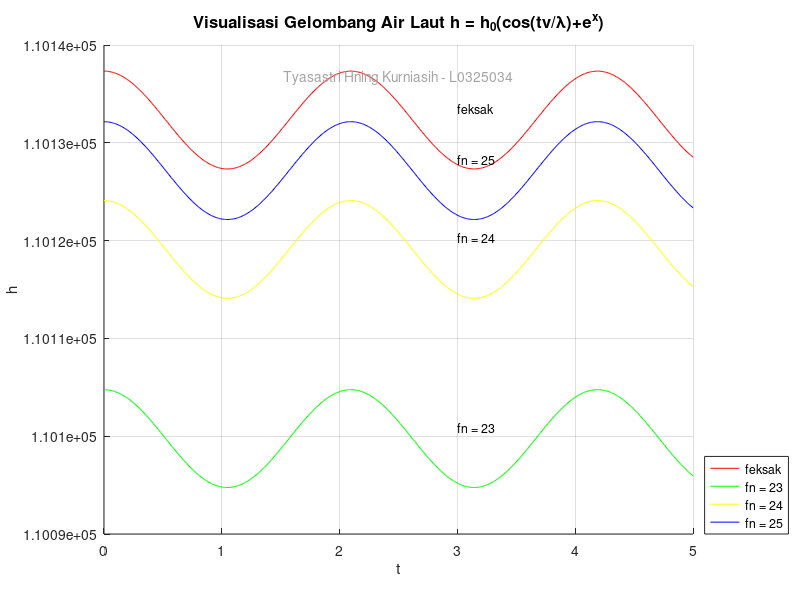

Reproduce this figure in MATLAB.

% pengerjaan kasus 1 responsi 1
% Tyasastri Hning Kurniasih L0325034

function Kasus1()
  t = linspace(0, 5, 500);
  x = 3 * t;
  eksak = hitungNilaiEksak(t);           % hitung nilai
  hasil_n23 = hitungPendekatan(x, 23);
  hasil_n24 = hitungPendekatan(x, 24);
  hasil_n25 = hitungPendekatan(x, 25);
  tampilkanHasil(eksak, hasil_n23, hasil_n24, hasil_n25);

  figure;
  hold on;
  plot(t, eksak, 'r');
  plot(t, hasil_n23, 'g');
  plot(t, hasil_n24, 'y');
  plot(t, hasil_n25, 'b');
  aturGrafik(eksak, hasil_n23, hasil_n24, hasil_n25);
  hold off;
endfunction

function eksak = hitungNilaiEksak(t)
  eksak = 5 * (cos((t * 36)/12) + exp(10));
endfunction

function hasil = hitungPendekatan(x, n)
  deret_cos = 0;
  deret_exp = 0;
  for i = 0:(n-1)
    deret_cos += (-1)^i * (x.^(2*i)) / factorial(2*i);
    deret_exp += (10^i) / factorial(i);
  endfor
  hasil = 5 * (deret_cos + deret_exp);
endfunction


function tampilkanHasil(eksak, n23, n24, n25)
  fprintf('\nRata-Rata Hasil Perhitungan\n');
  fprintf('feksak : %.6f\n', mean(eksak));
  fprintf('fn=23  : %.6f\n', mean(n23));
  fprintf('fn=24  : %.6f\n', mean(n24));
  fprintf('fn=25  : %.6f\n', mean(n25));

  % Menghitung galat mutlak pada setiap titik
  error_n23 = abs(eksak - n23);
  error_n24 = abs(eksak - n24);
  error_n25 = abs(eksak - n25);

  % Menghitung rerata galat mutlak
  galat23 = mean(error_n23);
  galat24 = mean(error_n24);
  galat25 = mean(error_n25);

  fprintf('\nGalat Mutlak\n');
  fprintf('fn=23 : %.8f\n', galat23);
  fprintf('fn=24 : %.8f\n', galat24);
  fprintf('fn=25 : %.8f\n', galat25);

  % Menghitung galat relatif dalam persen
  penyebut = mean(abs(eksak));
  rel23 = galat23 / penyebut * 100;
  rel24 = galat24 / penyebut * 100;
  rel25 = galat25 / penyebut * 100;

  fprintf('\nPersentase Galat Relatif\n');
  fprintf('fn=23 : %.8f%%\n', rel23);
  fprintf('fn=24 : %.8f%%\n', rel24);
  fprintf('fn=25 : %.8f%%\n', rel25);

  % Memeriksa toleransi 1 persen
  fprintf('\nPemeriksaan Toleransi 1%%\n');

  if rel23 <= 1
    fprintf('fn=23 memenuhi toleransi.\n');
  else
    fprintf('fn=23 tidak memenuhi toleransi.\n');
  endif

  if rel24 <= 1
    fprintf('fn=24 memenuhi toleransi.\n');
  else
    fprintf('fn=24 tidak memenuhi toleransi.\n');
  endif

  if rel25 <= 1
    fprintf('fn=25 memenuhi toleransi.\n');
  else
    fprintf('fn=25 tidak memenuhi toleransi.\n');
  endif
endfunction

function aturGrafik(feksak, hasil_n23, hasil_n24, hasil_n25)
  text(0.5, 0.95, 'Tyasastri Hning Kurniasih - L0325034', ...
       'Units', 'normalized', ...
       'HorizontalAlignment', 'center', ...
       'VerticalAlignment', 'top', ...
       'FontSize', 10, ...
       'Color', [0.65 0.65 0.65]);

  grid on;
  xlabel('t');
  ylabel('h');
  title('Visualisasi Gelombang Air Laut h = h_0(cos(tv/\lambda)+e^x)', ...
        'FontSize', 12);

  legend('feksak', 'fn = 23', 'fn = 24', 'fn = 25', ...
         'location', 'southeastoutside');

  pos_x = 3;
  idx = 375;
  text(pos_x, feksak(idx), 'feksak', 'FontSize', 9);
  text(pos_x, hasil_n23(idx), 'fn = 23', 'FontSize', 9);
  text(pos_x, hasil_n24(idx), 'fn = 24', 'FontSize', 9);
  text(pos_x, hasil_n25(idx), 'fn = 25', 'FontSize', 9);

  fprintf('\nTyasastri Hning Kurniasih L0325034\n');
endfunction
